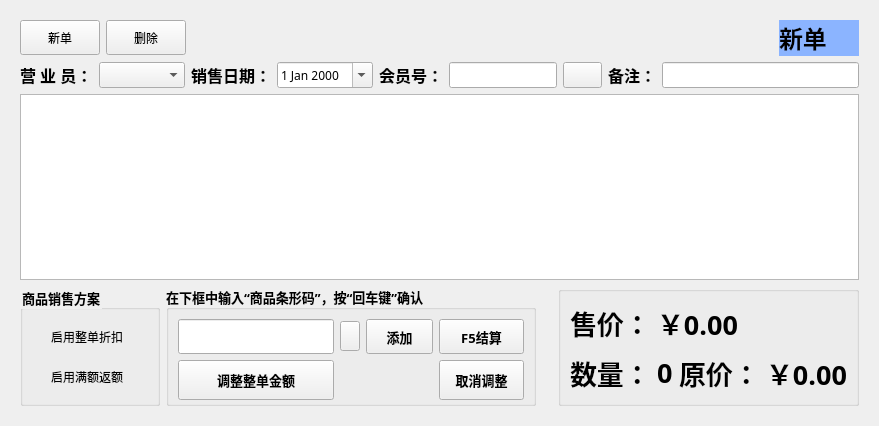
<?xml version="1.0" encoding="UTF-8"?>
<ui version="4.0">
 <class>ProSealWidget</class>
 <widget class="QWidget" name="ProSealWidget">
  <property name="geometry">
   <rect>
    <x>0</x>
    <y>0</y>
    <width>879</width>
    <height>426</height>
   </rect>
  </property>
  <property name="windowTitle">
   <string>Form</string>
  </property>
  <layout class="QVBoxLayout" name="verticalLayout_5">
   <item>
    <widget class="QFrame" name="proSeal">
     <layout class="QVBoxLayout" name="verticalLayout_4">
      <item>
       <layout class="QVBoxLayout" name="verticalLayout_2">
        <item>
         <layout class="QHBoxLayout" name="horizontalLayout_5">
          <item>
           <layout class="QHBoxLayout" name="horizontalLayout_4">
            <item>
             <widget class="QPushButton" name="pbnNew">
              <property name="sizePolicy">
               <sizepolicy hsizetype="Minimum" vsizetype="Maximum">
                <horstretch>0</horstretch>
                <verstretch>0</verstretch>
               </sizepolicy>
              </property>
              <property name="minimumSize">
               <size>
                <width>0</width>
                <height>35</height>
               </size>
              </property>
              <property name="maximumSize">
               <size>
                <width>16777215</width>
                <height>35</height>
               </size>
              </property>
              <property name="text">
               <string>新单</string>
              </property>
             </widget>
            </item>
            <item>
             <widget class="QPushButton" name="pbnDelete">
              <property name="sizePolicy">
               <sizepolicy hsizetype="Minimum" vsizetype="Maximum">
                <horstretch>0</horstretch>
                <verstretch>0</verstretch>
               </sizepolicy>
              </property>
              <property name="minimumSize">
               <size>
                <width>0</width>
                <height>35</height>
               </size>
              </property>
              <property name="maximumSize">
               <size>
                <width>16777215</width>
                <height>35</height>
               </size>
              </property>
              <property name="text">
               <string>删除</string>
              </property>
             </widget>
            </item>
            <item>
             <spacer name="horizontalSpacer_7">
              <property name="orientation">
               <enum>Qt::Horizontal</enum>
              </property>
              <property name="sizeHint" stdset="0">
               <size>
                <width>40</width>
                <height>20</height>
               </size>
              </property>
             </spacer>
            </item>
           </layout>
          </item>
          <item>
           <spacer name="horizontalSpacer_3">
            <property name="orientation">
             <enum>Qt::Horizontal</enum>
            </property>
            <property name="sizeHint" stdset="0">
             <size>
              <width>40</width>
              <height>20</height>
             </size>
            </property>
           </spacer>
          </item>
          <item>
           <widget class="QLabel" name="labNewSignal">
            <property name="sizePolicy">
             <sizepolicy hsizetype="Maximum" vsizetype="Preferred">
              <horstretch>0</horstretch>
              <verstretch>0</verstretch>
             </sizepolicy>
            </property>
            <property name="minimumSize">
             <size>
              <width>80</width>
              <height>0</height>
             </size>
            </property>
            <property name="font">
             <font>
              <family>楷体</family>
              <pointsize>18</pointsize>
              <weight>75</weight>
              <bold>true</bold>
             </font>
            </property>
            <property name="styleSheet">
             <string notr="true">background-color: rgb(139, 180, 255);</string>
            </property>
            <property name="text">
             <string>新单</string>
            </property>
           </widget>
          </item>
         </layout>
        </item>
        <item>
         <layout class="QHBoxLayout" name="horizontalLayout_3">
          <item>
           <widget class="QLabel" name="label_13">
            <property name="font">
             <font>
              <family>宋体</family>
              <pointsize>12</pointsize>
              <weight>75</weight>
              <bold>true</bold>
             </font>
            </property>
            <property name="text">
             <string>营 业 员：</string>
            </property>
           </widget>
          </item>
          <item>
           <widget class="QComboBox" name="cobUser">
            <property name="font">
             <font>
              <family>宋体</family>
              <pointsize>10</pointsize>
              <weight>75</weight>
              <bold>true</bold>
             </font>
            </property>
           </widget>
          </item>
          <item>
           <widget class="QLabel" name="label_14">
            <property name="font">
             <font>
              <family>宋体</family>
              <pointsize>12</pointsize>
              <weight>75</weight>
              <bold>true</bold>
             </font>
            </property>
            <property name="text">
             <string>销售日期：</string>
            </property>
           </widget>
          </item>
          <item>
           <widget class="QDateEdit" name="dateEdit">
            <property name="font">
             <font>
              <family>宋体</family>
             </font>
            </property>
            <property name="calendarPopup">
             <bool>true</bool>
            </property>
           </widget>
          </item>
          <item>
           <widget class="QLabel" name="label_11">
            <property name="sizePolicy">
             <sizepolicy hsizetype="Maximum" vsizetype="Expanding">
              <horstretch>0</horstretch>
              <verstretch>0</verstretch>
             </sizepolicy>
            </property>
            <property name="font">
             <font>
              <family>宋体</family>
              <pointsize>12</pointsize>
              <weight>75</weight>
              <bold>true</bold>
             </font>
            </property>
            <property name="text">
             <string>会员号：</string>
            </property>
           </widget>
          </item>
          <item>
           <widget class="QLineEdit" name="Vip_Id_lineEdit_3">
            <property name="sizePolicy">
             <sizepolicy hsizetype="Maximum" vsizetype="Expanding">
              <horstretch>0</horstretch>
              <verstretch>0</verstretch>
             </sizepolicy>
            </property>
           </widget>
          </item>
          <item>
           <widget class="QPushButton" name="pbnFindMmeber">
            <property name="sizePolicy">
             <sizepolicy hsizetype="Maximum" vsizetype="Expanding">
              <horstretch>0</horstretch>
              <verstretch>0</verstretch>
             </sizepolicy>
            </property>
            <property name="minimumSize">
             <size>
              <width>8</width>
              <height>0</height>
             </size>
            </property>
            <property name="maximumSize">
             <size>
              <width>39</width>
              <height>16777215</height>
             </size>
            </property>
            <property name="styleSheet">
             <string notr="true">border-image: url(:/image/basic/find.png);</string>
            </property>
            <property name="text">
             <string/>
            </property>
            <property name="icon">
             <iconset>
              <normaloff>:/images/select.png</normaloff>:/images/select.png</iconset>
            </property>
            <property name="iconSize">
             <size>
              <width>20</width>
              <height>20</height>
             </size>
            </property>
           </widget>
          </item>
          <item>
           <widget class="QLabel" name="label_12">
            <property name="sizePolicy">
             <sizepolicy hsizetype="Maximum" vsizetype="Expanding">
              <horstretch>0</horstretch>
              <verstretch>0</verstretch>
             </sizepolicy>
            </property>
            <property name="font">
             <font>
              <family>宋体</family>
              <pointsize>12</pointsize>
              <weight>75</weight>
              <bold>true</bold>
             </font>
            </property>
            <property name="text">
             <string>备注：</string>
            </property>
           </widget>
          </item>
          <item>
           <widget class="QLineEdit" name="Remark_lineEdit_3">
            <property name="sizePolicy">
             <sizepolicy hsizetype="Expanding" vsizetype="Expanding">
              <horstretch>0</horstretch>
              <verstretch>0</verstretch>
             </sizepolicy>
            </property>
           </widget>
          </item>
         </layout>
        </item>
        <item>
         <widget class="QTableView" name="tableView">
          <property name="sizePolicy">
           <sizepolicy hsizetype="Expanding" vsizetype="Expanding">
            <horstretch>0</horstretch>
            <verstretch>100</verstretch>
           </sizepolicy>
          </property>
         </widget>
        </item>
        <item>
         <layout class="QHBoxLayout" name="horizontalLayout">
          <item>
           <widget class="QGroupBox" name="groupBox_6">
            <property name="sizePolicy">
             <sizepolicy hsizetype="Maximum" vsizetype="Preferred">
              <horstretch>0</horstretch>
              <verstretch>0</verstretch>
             </sizepolicy>
            </property>
            <property name="minimumSize">
             <size>
              <width>140</width>
              <height>120</height>
             </size>
            </property>
            <property name="maximumSize">
             <size>
              <width>16777215</width>
              <height>120</height>
             </size>
            </property>
            <property name="font">
             <font>
              <family>宋体</family>
              <pointsize>10</pointsize>
              <weight>75</weight>
              <bold>true</bold>
             </font>
            </property>
            <property name="styleSheet">
             <string notr="true">background:transparent</string>
            </property>
            <property name="title">
             <string>商品销售方案</string>
            </property>
            <layout class="QHBoxLayout" name="horizontalLayout_2">
             <item>
              <layout class="QVBoxLayout" name="verticalLayout_3">
               <item>
                <widget class="QCheckBox" name="checkBox_3">
                 <property name="sizePolicy">
                  <sizepolicy hsizetype="Minimum" vsizetype="Expanding">
                   <horstretch>0</horstretch>
                   <verstretch>0</verstretch>
                  </sizepolicy>
                 </property>
                 <property name="text">
                  <string>启用整单折扣</string>
                 </property>
                </widget>
               </item>
               <item>
                <widget class="QCheckBox" name="checkBox_4">
                 <property name="sizePolicy">
                  <sizepolicy hsizetype="Minimum" vsizetype="Expanding">
                   <horstretch>0</horstretch>
                   <verstretch>0</verstretch>
                  </sizepolicy>
                 </property>
                 <property name="text">
                  <string>启用满额返额</string>
                 </property>
                </widget>
               </item>
              </layout>
             </item>
            </layout>
           </widget>
          </item>
          <item>
           <widget class="QGroupBox" name="groupBox_7">
            <property name="sizePolicy">
             <sizepolicy hsizetype="Expanding" vsizetype="Maximum">
              <horstretch>0</horstretch>
              <verstretch>0</verstretch>
             </sizepolicy>
            </property>
            <property name="minimumSize">
             <size>
              <width>0</width>
              <height>120</height>
             </size>
            </property>
            <property name="maximumSize">
             <size>
              <width>16777215</width>
              <height>120</height>
             </size>
            </property>
            <property name="font">
             <font>
              <family>宋体</family>
              <pointsize>10</pointsize>
              <weight>75</weight>
              <bold>true</bold>
             </font>
            </property>
            <property name="styleSheet">
             <string notr="true"/>
            </property>
            <property name="title">
             <string>在下框中输入“商品条形码”，按“回车键”确认</string>
            </property>
            <layout class="QGridLayout" name="gridLayout_6">
             <item row="0" column="0">
              <layout class="QGridLayout" name="gridLayout_7">
               <item row="0" column="3">
                <widget class="QPushButton" name="pbnAccount">
                 <property name="sizePolicy">
                  <sizepolicy hsizetype="Maximum" vsizetype="Maximum">
                   <horstretch>0</horstretch>
                   <verstretch>0</verstretch>
                  </sizepolicy>
                 </property>
                 <property name="minimumSize">
                  <size>
                   <width>85</width>
                   <height>35</height>
                  </size>
                 </property>
                 <property name="styleSheet">
                  <string notr="true"/>
                 </property>
                 <property name="text">
                  <string>F5结算</string>
                 </property>
                </widget>
               </item>
               <item row="0" column="1">
                <widget class="QPushButton" name="pbnFindGoodsId">
                 <property name="sizePolicy">
                  <sizepolicy hsizetype="Maximum" vsizetype="Maximum">
                   <horstretch>0</horstretch>
                   <verstretch>0</verstretch>
                  </sizepolicy>
                 </property>
                 <property name="minimumSize">
                  <size>
                   <width>20</width>
                   <height>30</height>
                  </size>
                 </property>
                 <property name="maximumSize">
                  <size>
                   <width>70</width>
                   <height>16777215</height>
                  </size>
                 </property>
                 <property name="sizeIncrement">
                  <size>
                   <width>0</width>
                   <height>0</height>
                  </size>
                 </property>
                 <property name="font">
                  <font>
                   <pointsize>7</pointsize>
                   <weight>50</weight>
                   <bold>false</bold>
                  </font>
                 </property>
                 <property name="toolTip">
                  <string/>
                 </property>
                 <property name="statusTip">
                  <string extracomment="查找"/>
                 </property>
                 <property name="styleSheet">
                  <string notr="true">border-image: url(:/image/basic/find.png);</string>
                 </property>
                 <property name="text">
                  <string/>
                 </property>
                 <property name="icon">
                  <iconset>
                   <normaloff>:/images/select.png</normaloff>:/images/select.png</iconset>
                 </property>
                 <property name="iconSize">
                  <size>
                   <width>20</width>
                   <height>20</height>
                  </size>
                 </property>
                </widget>
               </item>
               <item row="2" column="0">
                <widget class="QPushButton" name="pushButton_1">
                 <property name="sizePolicy">
                  <sizepolicy hsizetype="Expanding" vsizetype="Maximum">
                   <horstretch>0</horstretch>
                   <verstretch>0</verstretch>
                  </sizepolicy>
                 </property>
                 <property name="minimumSize">
                  <size>
                   <width>156</width>
                   <height>40</height>
                  </size>
                 </property>
                 <property name="text">
                  <string>调整整单金额</string>
                 </property>
                </widget>
               </item>
               <item row="0" column="0">
                <widget class="QLineEdit" name="letFind">
                 <property name="sizePolicy">
                  <sizepolicy hsizetype="Expanding" vsizetype="Fixed">
                   <horstretch>0</horstretch>
                   <verstretch>0</verstretch>
                  </sizepolicy>
                 </property>
                 <property name="minimumSize">
                  <size>
                   <width>150</width>
                   <height>35</height>
                  </size>
                 </property>
                </widget>
               </item>
               <item row="0" column="2">
                <widget class="QPushButton" name="pbnAdd">
                 <property name="sizePolicy">
                  <sizepolicy hsizetype="Maximum" vsizetype="Maximum">
                   <horstretch>0</horstretch>
                   <verstretch>0</verstretch>
                  </sizepolicy>
                 </property>
                 <property name="minimumSize">
                  <size>
                   <width>56</width>
                   <height>35</height>
                  </size>
                 </property>
                 <property name="text">
                  <string>添加</string>
                 </property>
                </widget>
               </item>
               <item row="2" column="3">
                <widget class="QPushButton" name="pushButton">
                 <property name="sizePolicy">
                  <sizepolicy hsizetype="Maximum" vsizetype="Maximum">
                   <horstretch>0</horstretch>
                   <verstretch>0</verstretch>
                  </sizepolicy>
                 </property>
                 <property name="minimumSize">
                  <size>
                   <width>85</width>
                   <height>40</height>
                  </size>
                 </property>
                 <property name="text">
                  <string>取消调整</string>
                 </property>
                </widget>
               </item>
              </layout>
             </item>
            </layout>
           </widget>
          </item>
          <item>
           <spacer name="horizontalSpacer_4">
            <property name="orientation">
             <enum>Qt::Horizontal</enum>
            </property>
            <property name="sizeHint" stdset="0">
             <size>
              <width>40</width>
              <height>20</height>
             </size>
            </property>
           </spacer>
          </item>
          <item>
           <widget class="QGroupBox" name="groupBox_8">
            <property name="sizePolicy">
             <sizepolicy hsizetype="Expanding" vsizetype="Expanding">
              <horstretch>0</horstretch>
              <verstretch>0</verstretch>
             </sizepolicy>
            </property>
            <property name="minimumSize">
             <size>
              <width>0</width>
              <height>120</height>
             </size>
            </property>
            <property name="maximumSize">
             <size>
              <width>16777215</width>
              <height>120</height>
             </size>
            </property>
            <property name="title">
             <string/>
            </property>
            <layout class="QVBoxLayout" name="verticalLayout">
             <item>
              <layout class="QGridLayout" name="gridLayout">
               <item row="0" column="0">
                <widget class="QLabel" name="labelPrice_2">
                 <property name="font">
                  <font>
                   <family>楷体</family>
                   <pointsize>20</pointsize>
                   <weight>75</weight>
                   <bold>true</bold>
                  </font>
                 </property>
                 <property name="styleSheet">
                  <string notr="true"/>
                 </property>
                 <property name="text">
                  <string>售价：</string>
                 </property>
                </widget>
               </item>
               <item row="0" column="1" colspan="3">
                <widget class="QLabel" name="labelPrice">
                 <property name="font">
                  <font>
                   <family>楷体</family>
                   <pointsize>20</pointsize>
                   <weight>75</weight>
                   <bold>true</bold>
                  </font>
                 </property>
                 <property name="styleSheet">
                  <string notr="true"/>
                 </property>
                 <property name="text">
                  <string>￥0.00</string>
                 </property>
                </widget>
               </item>
               <item row="1" column="0">
                <widget class="QLabel" name="labelNum_Price_2">
                 <property name="font">
                  <font>
                   <family>楷体</family>
                   <pointsize>20</pointsize>
                   <weight>75</weight>
                   <bold>true</bold>
                  </font>
                 </property>
                 <property name="styleSheet">
                  <string notr="true"/>
                 </property>
                 <property name="text">
                  <string>数量：</string>
                 </property>
                </widget>
               </item>
               <item row="1" column="1">
                <widget class="QLabel" name="labNum">
                 <property name="font">
                  <font>
                   <family>楷体</family>
                   <pointsize>20</pointsize>
                   <weight>75</weight>
                   <bold>true</bold>
                  </font>
                 </property>
                 <property name="styleSheet">
                  <string notr="true"/>
                 </property>
                 <property name="text">
                  <string>0</string>
                 </property>
                </widget>
               </item>
               <item row="1" column="2">
                <widget class="QLabel" name="labBindPrice">
                 <property name="font">
                  <font>
                   <family>楷体</family>
                   <pointsize>20</pointsize>
                   <weight>75</weight>
                   <bold>true</bold>
                  </font>
                 </property>
                 <property name="styleSheet">
                  <string notr="true"/>
                 </property>
                 <property name="text">
                  <string>原价：</string>
                 </property>
                </widget>
               </item>
               <item row="1" column="3">
                <widget class="QLabel" name="labOriginalPrice">
                 <property name="font">
                  <font>
                   <family>楷体</family>
                   <pointsize>20</pointsize>
                   <weight>75</weight>
                   <bold>true</bold>
                  </font>
                 </property>
                 <property name="styleSheet">
                  <string notr="true"/>
                 </property>
                 <property name="text">
                  <string>￥0.00</string>
                 </property>
                </widget>
               </item>
              </layout>
             </item>
            </layout>
           </widget>
          </item>
         </layout>
        </item>
       </layout>
      </item>
     </layout>
    </widget>
   </item>
  </layout>
 </widget>
 <resources/>
 <connections/>
</ui>
